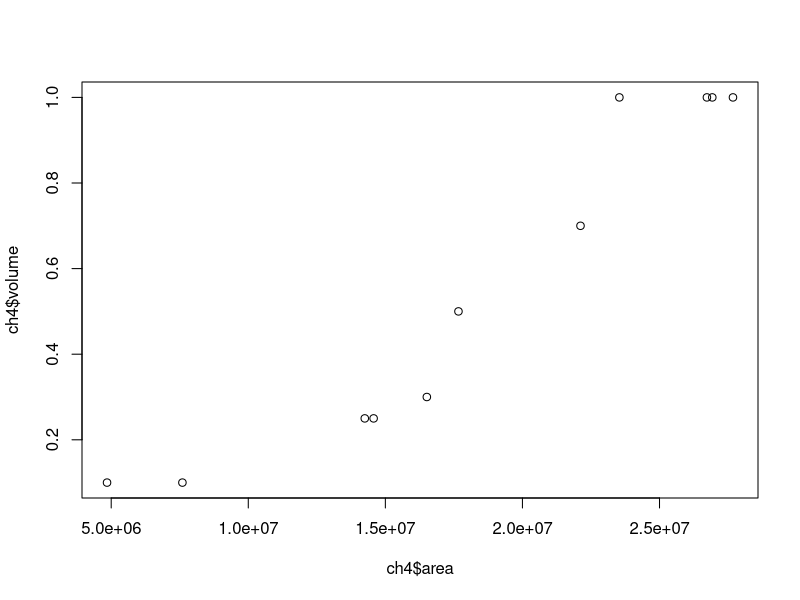

This chart was generated by the following R code:
volume <- c(0.1, 0.1, 0.25, 0.25, 0.3, 0.5, 0.7,1, 1,1,1)
area <- c(4848052,7597310,14249390,14571654,16513161,17666470,22118032,23536344,26729032,26925110,27679382)

ch4 <- data.frame(volume, area)
ch4.lm <- lm(volume ~ area)

plot(ch4$area, ch4$volume)

